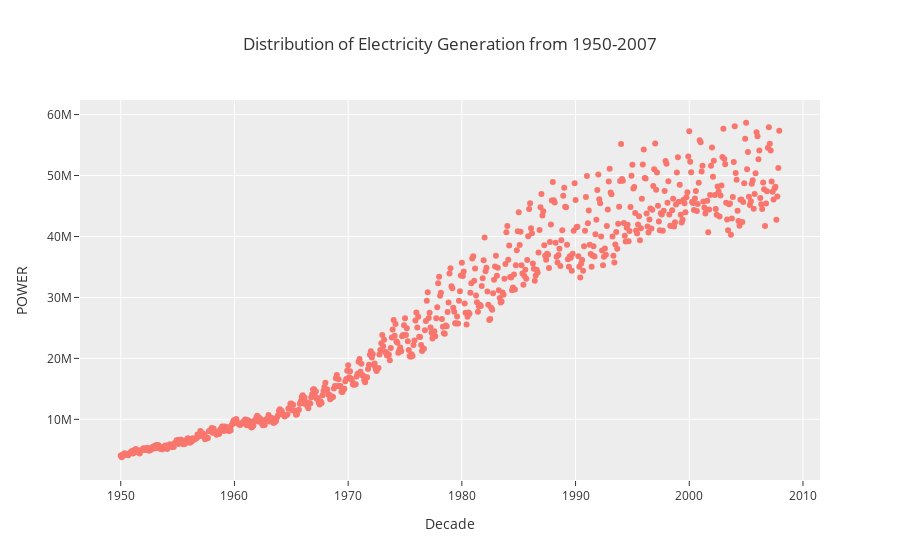

Notebook code cell kept with this figure:
### Code cell
fig = px.scatter(df, x=df.index , y=df['POWER'],
                title='Distribution of Electricity Generation from 1950-2007',
                labels={
                        "REF_DATE":'Decade',
                        "VALUE":'Megawatt-Hour'
                        },
                template='ggplot2'                
                )
fig.show()

### Figure 1 — Plotly figure (JSON) as saved in the notebook; plotly's stock layout.template omitted (floating-point values rounded to 4 significant figures; data arrays with more than 128 entries replaced by an {"elided": "..."} marker saying what was removed)
{"data": [{"hovertemplate": "Decade=%{x}<br>POWER=%{y}<extra></extra>", "legendgroup": "", "marker": {"color": "#F8766D", "symbol": "circle"}, "mode": "markers", "name": "", "orientation": "v", "showlegend": false, "type": "scatter", "x": {"elided": "696 str values"}, "xaxis": "x", "y": {"elided": "696 int values"}, "yaxis": "y"}], "layout": {"legend": {"tracegroupgap": 0}, "title": {"text": "Distribution of Electricity Generation from 1950-2007"}, "xaxis": {"anchor": "y", "domain": [0, 1], "title": {"text": "Decade"}}, "yaxis": {"anchor": "x", "domain": [0, 1], "title": {"text": "POWER"}}}}
